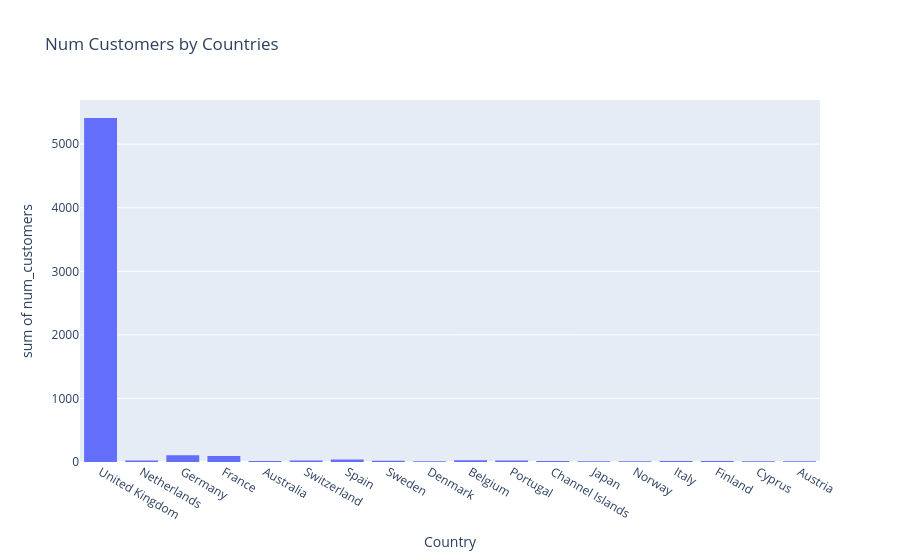

Source (notebook cell):
### Code cell
fig = px.histogram(countries_stats[countries_stats['num_customers']>=10], x='Country', y='num_customers', title="Num Customers by Countries")

fig.show()

### Figure 1 — Plotly figure (JSON) as saved in the notebook; plotly's stock layout.template omitted (floating-point values rounded to 4 significant figures)
{"data": [{"bingroup": "x", "histfunc": "sum", "hovertemplate": "Country=%{x}<br>sum of num_customers=%{y}<extra></extra>", "legendgroup": "", "marker": {"color": "#636efa", "pattern": {"shape": ""}}, "name": "", "orientation": "v", "showlegend": false, "type": "histogram", "x": ["United Kingdom", "Netherlands", "Germany", "France", "Australia", "Switzerland", "Spain", "Sweden", "Denmark", "Belgium", "Portugal", "Channel Islands", "Japan", "Norway", "Italy", "Finland", "Cyprus", "Austria"], "xaxis": "x", "y": [5410, 23, 107, 95, 15, 22, 41, 19, 12, 29, 24, 14, 10, 13, 17, 15, 11, 13], "yaxis": "y"}], "layout": {"barmode": "relative", "legend": {"tracegroupgap": 0}, "title": {"text": "Num Customers by Countries"}, "xaxis": {"anchor": "y", "domain": [0, 1], "title": {"text": "Country"}}, "yaxis": {"anchor": "x", "domain": [0, 1], "title": {"text": "sum of num_customers"}}}}
